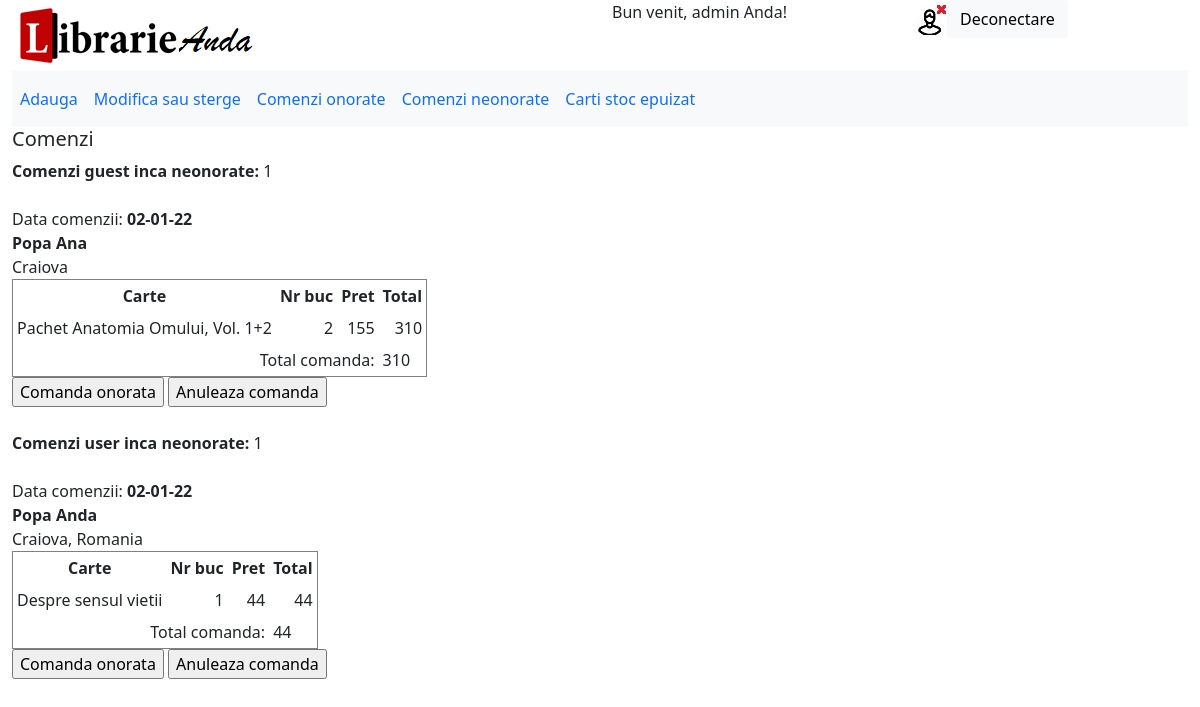
Screenshot of /admini/comenzi_neonorate.php (signed in) with the database file from the repository.
### tables this page shows
CREATE TABLE IF NOT EXISTS `admini` (
  `id_admin` int NOT NULL AUTO_INCREMENT,
  `nume_admin` varchar(50) NOT NULL,
  `prenume_admin` varchar(50) NOT NULL,
  `username` varchar(50) NOT NULL,
  `password` varchar(50) NOT NULL,
  `email` varchar(50) NOT NULL,
  PRIMARY KEY (`id_admin`)
);

CREATE TABLE IF NOT EXISTS `comenzi` (
  `id_comanda` int NOT NULL AUTO_INCREMENT,
  `data_comanda` timestamp NOT NULL DEFAULT CURRENT_TIMESTAMP,
  `id_user` int DEFAULT NULL,
  `id_guest` int DEFAULT NULL,
  `comanda_onorata` tinyint UNSIGNED NOT NULL DEFAULT '0',
  PRIMARY KEY (`id_comanda`),
  KEY `id_user` (`id_user`),
  KEY `id_guest` (`id_guest`)
);

CREATE TABLE IF NOT EXISTS `guest` (
  `id_guest` int NOT NULL AUTO_INCREMENT,
  `nume_guest` varchar(50) NOT NULL,
  `prenume_guest` varchar(50) NOT NULL,
  `email_guest` varchar(50) NOT NULL,
  `adresa_guest` text NOT NULL,
  PRIMARY KEY (`id_guest`)
);

CREATE TABLE IF NOT EXISTS `comenzi_carti` (
  `id_comanda` int NOT NULL,
  `id_carte` int NOT NULL,
  `nr_buc` int NOT NULL,
  PRIMARY KEY (`id_comanda`,`id_carte`),
  KEY `id_carte` (`id_carte`)
);

CREATE TABLE IF NOT EXISTS `carti` (
  `id_carte` int NOT NULL AUTO_INCREMENT,
  `titlu_carte` varchar(50) NOT NULL,
  `descriere` text NOT NULL,
  `pret` float UNSIGNED NOT NULL,
  `nr_buc` int UNSIGNED NOT NULL,
  `data_aparitie_lib` timestamp NOT NULL DEFAULT CURRENT_TIMESTAMP,
  `promotie` int NOT NULL,
  `id_editura` int NOT NULL,
  `id_domeniu` int NOT NULL,
  PRIMARY KEY (`id_carte`),
  KEY `id_domeniu` (`id_domeniu`),
  KEY `id_editura` (`id_editura`)
);

CREATE TABLE IF NOT EXISTS `useri` (
  `id_user` int NOT NULL AUTO_INCREMENT,
  `nume_user` varchar(50) NOT NULL,
  `prenume_user` varchar(50) NOT NULL,
  `username` varchar(50) NOT NULL,
  `password` varchar(50) NOT NULL,
  `email` varchar(50) NOT NULL,
  `adresa` text NOT NULL,
  PRIMARY KEY (`id_user`)
);

### admini/comenzi_neonorate.php (the view, shortened to what this page needs)
<?php
	include ("autorizare.php");
	include ("admin_top.php");
?>
<h5>Comenzi</h5>
<b>Comenzi guest inca neonorate: </b>
<?php
	$sqlComenziGuest="SELECT comenzi.id_comanda, DATE_FORMAT(comenzi.data_comanda,'%d-%m-%y') as data_comanda,
	     			 guest.nume_guest, guest.prenume_guest, guest.adresa_guest
	     		  FROM comenzi,guest
	     		  WHERE comenzi.id_guest=guest.id_guest AND comenzi.comanda_onorata=0";
	$resursaComenziGuest=$db->query($sqlComenziGuest);
	print $resursaComenziGuest->num_rows.'<br><br>';
	while($rowComanda = $resursaComenziGuest->fetch_object())
	{
?>
			<form action="prelucrare_comenzi_guest.php" method="POST">
			Data comenzii:
			<b><?php $totalGeneral=0; print $rowComanda->data_comanda ?></b>
			<div>
				<b><?php print $rowComanda->nume_guest.' '.$rowComanda->prenume_guest?></b><br>
				<?php print $rowComanda->adresa_guest?>
				<table border="1" cellpadding="4" cellspacing="0">
					<tr>
						<td align="center"><b>Carte</b></td>
						<td align="center"><b>Nr buc</b></td>
						<td align="center"><b>Pret</b></td>
						<td align="center"><b>Total</b></td>
					</tr>
			<?php
				$sqlCarti="SELECT carti.titlu_carte, carti.pret, comenzi_carti.nr_buc
	   				   FROM carti, comenzi, comenzi_carti
	   				   WHERE carti.id_carte=comenzi_carti.id_carte AND comenzi.id_comanda=".$rowComanda->id_comanda."
	   				   AND comenzi_carti.id_comanda=".$rowComanda->id_comanda;
					   $resursaCarti=$db->query($sqlCarti);
				while($rowCarte = $resursaCarti->fetch_object())
				{
					print '<tr><td>'.$rowCarte->titlu_carte.'</td>
					<td align="right">'.$rowCarte->nr_buc.'</td><td align="right">'.$rowCarte->pret.'</td>';
					$total=$rowCarte->pret*$rowCarte->nr_buc;
					print '<td align="right">'.$total.'</td></tr>';
					$totalGeneral=$totalGeneral+$total;
				}
			?>
				<tr>
					<td colspan="3" align="right"> Total comanda:</td>
					<td><?php print $totalGeneral?></td>
				</tr>
				</table>
				<input type="submit" name="comanda_onorata" value="Comanda onorata">
				<input type="submit" name="anuleaza_comanda" value="Anuleaza comanda">
			</div><br>
		</form>
<?php
	}
?>
<b>Comenzi user inca neonorate: </b>
<?php
	$sqlComenziUser="SELECT comenzi.id_comanda, DATE_FORMAT(comenzi.data_comanda,'%d-%m-%y') as data_comanda,
	     useri.nume_user, useri.prenume_user, useri.adresa
	     FROM comenzi,useri
	     WHERE comenzi.id_user=useri.id_user AND comenzi.comanda_onorata=0";
	$resursaComenziUser=$db->query($sqlComenziUser);
	print $resursaComenziUser->num_rows.'<br><br>';
	while($rowComanda = $resursaComenziUser->fetch_object())
	{
?>
<form action="prelucrare_comenzi_user.php" method="POST">
	Data comenzii:
	<b><?php $totalGeneral=0; print $rowComanda->data_comanda ?></b>
	<div>
		<b><?php print $rowComanda->nume_user.' '.$rowComanda->prenume_user?></b><br>
		<?php print $rowComanda->adresa?>
		<table border="1" cellpadding="4" cellspacing="0">
			<tr>
				<td align="center"><b>Carte</b></td>
				<td align="center"><b>Nr buc</b></td>
				<td align="center"><b>Pret</b></td>
				<td align="center"><b>Total</b></td>
			</tr>
<?php
	$sqlCarti="SELECT carti.titlu_carte, carti.pret, comenzi_carti.nr_buc
	   FROM carti, comenzi, comenzi_carti
	   WHERE carti.id_carte=comenzi_carti.id_carte AND comenzi.id_comanda=".$rowComanda->id_comanda."
	   AND comenzi_carti.id_comanda=".$rowComanda->id_comanda;
	$resursaCarti=$db->query($sqlCarti);
	while($rowCarte = $resursaCarti->fetch_object())
	{
		print '<tr><td>'.$rowCarte->titlu_carte.'</td>
			<td align="right">'.$rowCarte->nr_buc.'</td><td align="right">'.$rowCarte->pret.'</td>';
		$total=$rowCarte->pret*$rowCarte->nr_buc;
		print '<td align="right">'.$total.'</td></tr>';
		$totalGeneral=$totalGeneral+$total;
	}
?>
		<tr>
			<td colspan="3" align="right"> Total comanda:</td>
			<td><?php print $totalGeneral?></td>
		</tr>
		</table>
		<input type="submit" name="comanda_onorata" value="Comanda onorata">
		<input type="submit" name="anuleaza_comanda" value="Anuleaza comanda">
	</div><br>
</form>
<?php
	}
?>

### admini/admin_top.php (shortened to what this page needs)
<?php
include ("autorizare.php");
$sql = "select * from admini where username = '".$_SESSION['username']."' and password = '".$_SESSION['parola']."'";
$resursa=$db->query($sql);
$row = $resursa->fetch_object();
?>
<!DOCTYPE html>
<html lang="en">
<head>
  <link href="https://cdn.jsdelivr.net/npm/bootstrap@5.1.2/dist/css/bootstrap.min.css" rel="stylesheet">
</head>
<body bgcolor = "#ffffff">
<div class="container-fluid">
<div class="row">
<div class="col-md-6">
	<img src = "../img/logo.jpg">
</div>
<div class="col-md-3">
<?php echo "Bun venit, admin ".$row->prenume_admin."!" ?>
</div>
<div class="col-md-3">
<form action="../index.php" method = "POST">
  <img src = "../img/deconectare.png"><input type="Submit" class="btn btn-light" value="Deconectare">
</form>
</div>
</div>
<div class="row">
<div class="col-12">
<nav class="navbar navbar-expand-sm bg-light">
    <ul class="navbar-nav">
      <li class="nav-item">
        <a class="nav-link" href="adauga.php">Adauga</a>
      </li>
      <li class="nav-item">
        <a class="nav-link" href="modifica_sterge.php">Modifica sau sterge</a>
      </li>
      <li class="nav-item">
        <a class="nav-link" href="comenzi_onorate.php">Comenzi onorate</a>
      </li>
      <li class="nav-item">
        <a class="nav-link" href="comenzi_neonorate.php">Comenzi neonorate</a>
      </li>
      <li class="nav-item">
        <a class="nav-link" href="carti_stoc_epuizat.php">Carti stoc epuizat</a>
      </li>
    </ul>
</nav>
</div>
</div>

### rows the page displays
admini: prenume_admin "Anda"
comenzi: data_comanda "02-01-22", id_guest.nume_guest "Popa", id_guest.prenume_guest "Ana", id_guest.adresa_guest "Craiova", totalGeneral "310"
comenzi_carti: id_carte.titlu_carte "Pachet Anatomia Omului, Vol. 1+2", nr_buc "2", id_carte.pret "155", total "310"
comenzi: data_comanda "02-01-22", id_user.nume_user "Popa", id_user.prenume_user "Anda", id_user.adresa "Craiova, Romania", totalGeneral "44"
comenzi_carti: id_carte.titlu_carte "Despre sensul vietii", nr_buc "1", id_carte.pret "44"

### other values shown
$resursaComenziGuest->num_rows "1"
$resursaComenziUser->num_rows "1"
